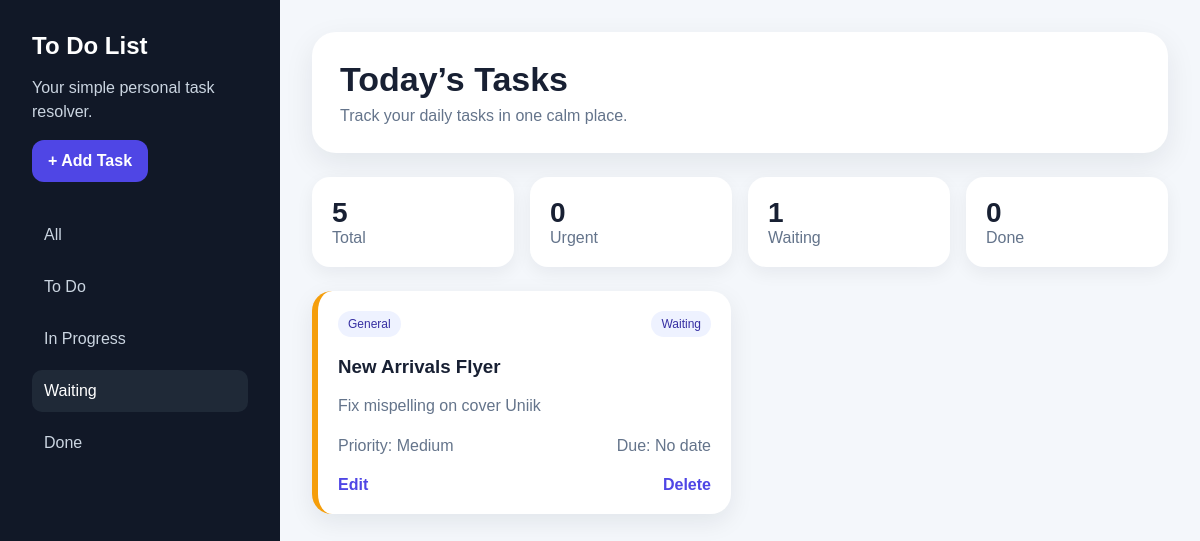
The page /?status=Waiting on the database its author committed.
### tables this page shows
CREATE TABLE `tasks` (
  `id` int NOT NULL,
  `title` varchar(255) NOT NULL,
  `description` text,
  `category` varchar(100) DEFAULT 'General',
  `priority` enum('Low','Medium','High') DEFAULT 'Medium',
  `status` enum('To Do','In Progress','Waiting','Done') DEFAULT 'To Do',
  `due_date` date DEFAULT NULL,
  `created_at` timestamp NULL DEFAULT CURRENT_TIMESTAMP,
  `attachment` varchar(255) DEFAULT NULL,
  `assigned_name` varchar(255) DEFAULT NULL,
  `assigned_email` varchar(255) DEFAULT NULL,
  `user_role` varchar(50) DEFAULT NULL
);

### index.php (the view, shortened to what this page needs)
<?php
require 'db.php';
$statusFilter = $_GET['status'] ?? 'All';
if ($statusFilter !== 'All') {
    $stmt = $pdo->prepare('SELECT * FROM tasks WHERE status = ? ORDER BY due_date IS NULL, due_date ASC, created_at DESC');
    $stmt->execute([$statusFilter]);
} else {
    $stmt = $pdo->query('SELECT * FROM tasks ORDER BY due_date IS NULL, due_date ASC, created_at DESC');
}
$tasks = $stmt->fetchAll(PDO::FETCH_ASSOC);
$total = $pdo->query('SELECT COUNT(*) FROM tasks')->fetchColumn();
$urgent = $pdo->query("SELECT COUNT(*) FROM tasks WHERE priority='High' AND status!='Done'")->fetchColumn();
$waiting = $pdo->query("SELECT COUNT(*) FROM tasks WHERE status='Waiting'")->fetchColumn();
$done = $pdo->query("SELECT COUNT(*) FROM tasks WHERE status='Done'")->fetchColumn();
?>
<!DOCTYPE html>
<html lang="en">
<head>
    <link rel="stylesheet" href="style.css">
</head>
<body>
<div class="app">
    <aside class="sidebar">
        <h1>To Do List</h1>
        <p>Your simple personal task resolver.</p>
        <a class="button" href="add.php">+ Add Task</a>
        <nav>
            <?php foreach (['All','To Do','In Progress','Waiting','Done'] as $status): ?>
                <a class="<?= $statusFilter === $status ? 'active' : '' ?>"
                   href="?status=<?= urlencode($status) ?>">
                    <?= htmlspecialchars($status) ?>
                </a>
            <?php endforeach; ?>
        </nav>
    </aside>
    <main>
        <section class="hero">
            <div>
                <h2>Today’s Tasks</h2>
                <p>Track your daily tasks in one calm place.</p>
            </div>
        </section>
        <section class="stats">
            <div><strong><?= $total ?></strong><span>Total</span></div>
            <div><strong><?= $urgent ?></strong><span>Urgent</span></div>
            <div><strong><?= $waiting ?></strong><span>Waiting</span></div>
            <div><strong><?= $done ?></strong><span>Done</span></div>
        </section>
        <section class="task-list">
            <?php foreach ($tasks as $task): ?>
                <article
                    class="task-card priority-<?= strtolower($task['priority']) ?>"
                    onclick="window.location='edit.php?id=<?= $task['id'] ?>'"
                    style="cursor:pointer;"
                >
                    <div class="task-top">
                        <span class="badge"><?= htmlspecialchars($task['category']) ?></span>
                        <span class="status"><?= htmlspecialchars($task['status']) ?></span>
                    </div>
                    <h3><?= htmlspecialchars($task['title']) ?></h3>
                    <p><?= nl2br(htmlspecialchars($task['description'])) ?></p>
                    <div class="task-meta">
                        <span>Priority: <?= htmlspecialchars($task['priority']) ?></span>
                        <span>Due:
                            <?= $task['due_date']
                                ? htmlspecialchars($task['due_date'])
                                : 'No date' ?>
                        </span>
                    </div>
                    <div class="actions">
                        <a href="edit.php?id=<?= $task['id'] ?>"
                           onclick="event.stopPropagation();">
                            Edit
                        </a>
                        <a href="delete.php?id=<?= $task['id'] ?>"
                           onclick="event.stopPropagation(); return confirm('Delete this task?')">
                            Delete
                        </a>
                    </div>
                </article>
            <?php endforeach; ?>
        </section>
    </main>
</div>
</body>
</html>

### style.css (style rules this page uses)
* { box-sizing: border-box; }
body { margin: 0; font-family: Arial, sans-serif; background: #f4f7fb; color: #182033; }
.app { display: grid; grid-template-columns: 280px 1fr; min-height: 100vh; }
.sidebar { background: #111827; color: white; padding: 32px; }
.sidebar h1 { margin: 0 0 8px; }
.sidebar p { color: #cbd5e1; line-height: 1.5; }
.button, button { display: inline-block; background: #4f46e5; color: white; padding: 12px 16px; border-radius: 12px; border: 0; text-decoration: none; cursor: pointer; font-weight: bold; }
nav { margin-top: 32px; display: grid; gap: 10px; }
nav a { color: #cbd5e1; text-decoration: none; padding: 12px; border-radius: 10px; }
nav a.active, nav a:hover { background: #1f2937; color: white; }
main { padding: 32px; }
.hero { background: white; padding: 28px; border-radius: 24px; box-shadow: 0 10px 30px rgba(15, 23, 42, 0.08); }
.hero h2 { margin: 0 0 8px; font-size: 34px; }
.hero p { margin: 0; color: #64748b; }
.stats { display: grid; grid-template-columns: repeat(4, 1fr); gap: 16px; margin: 24px 0; }
.stats div { background: white; padding: 20px; border-radius: 18px; box-shadow: 0 6px 18px rgba(15, 23, 42, 0.06); }
.stats strong { display: block; font-size: 28px; }
.stats span { color: #64748b; }
.task-list { display: grid; grid-template-columns: repeat(auto-fill, minmax(280px, 1fr)); gap: 18px; }
.task-card { background: white; border-radius: 20px; padding: 20px; box-shadow: 0 8px 24px rgba(15, 23, 42, 0.08); border-left: 6px solid #94a3b8; }
.priority-medium { border-left-color: #f59e0b; }
.task-top, .task-meta, .actions { display: flex; justify-content: space-between; gap: 10px; align-items: center; }
.badge, .status { background: #eef2ff; color: #3730a3; padding: 6px 10px; border-radius: 999px; font-size: 12px; }
.task-card h3 { margin-bottom: 8px; }
.task-card p, .task-meta { color: #64748b; line-height: 1.5; }
.actions { margin-top: 18px; }
.actions a { text-decoration: none; color: #4f46e5; font-weight: bold; }

### rows shown on the page
tasks: category "General", status "Waiting", title "New Arrivals Flyer", description "Fix mispelling on cover Uniik", priority "Medium", shows "No date"

### other values the page prints
$status "All"
$status "To Do"
$status "In Progress"
$status "Waiting"
$status "Done"
$total "5"
$urgent "0"
$waiting "1"
$done "0"
